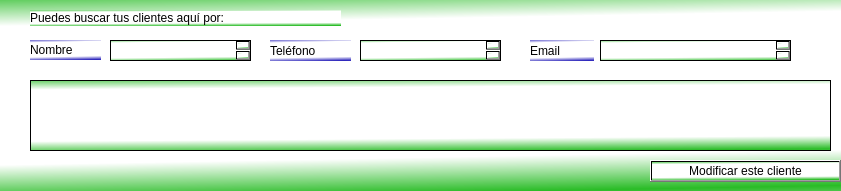
    <widget class="QWidget" name="widgetbuscarclientes" native="true">
     <property name="geometry">
      <rect>
       <x>10</x>
       <y>0</y>
       <width>841</width>
       <height>191</height>
      </rect>
     </property>
     <property name="styleSheet">
      <string notr="true">background-color: qlineargradient(spread:reflect, x1:0.618, y1:1, x2:0.574333, y2:0.455, stop:0 rgba(46, 39, 188, 255), stop:0.337778 rgba(255, 255, 255, 255));
background-color: qlineargradient(spread:reflect, x1:0.618, y1:1, x2:0.574333, y2:0.455, stop:0 rgba(42, 188, 39, 255), stop:0.337778 rgba(255, 255, 255, 255));</string>
     </property>
     <widget class="QTextBrowser" name="cajabuscarclientenombre">
      <property name="geometry">
       <rect>
        <x>110</x>
        <y>40</y>
        <width>141</width>
        <height>21</height>
       </rect>
      </property>
      <property name="font">
       <font>
        <family>URW Palladio L</family>
        <pointsize>11</pointsize>
        <weight>75</weight>
        <bold>true</bold>
       </font>
      </property>
     </widget>
     <widget class="QLabel" name="etiquetabuscarclientespornombre">
      <property name="geometry">
       <rect>
        <x>30</x>
        <y>40</y>
        <width>71</width>
        <height>20</height>
       </rect>
      </property>
      <property name="styleSheet">
       <string notr="true">background-color: qlineargradient(spread:reflect, x1:0.618, y1:1, x2:0.574333, y2:0.455, stop:0 rgba(46, 39, 188, 255), stop:0.337778 rgba(255, 255, 255, 255));
font: 75 12pt &quot;URW Palladio L&quot;;</string>
      </property>
      <property name="text">
       <string>Nombre</string>
      </property>
     </widget>
     <widget class="QLabel" name="etiquetatextobuscarclientes">
      <property name="geometry">
       <rect>
        <x>30</x>
        <y>10</y>
        <width>311</width>
        <height>16</height>
       </rect>
      </property>
      <property name="text">
       <string>Puedes buscar tus clientes aquí por:</string>
      </property>
     </widget>
     <widget class="QLabel" name="etiquetabuscarclientestelefono">
      <property name="geometry">
       <rect>
        <x>270</x>
        <y>40</y>
        <width>81</width>
        <height>21</height>
       </rect>
      </property>
      <property name="styleSheet">
       <string notr="true">background-color: qlineargradient(spread:reflect, x1:0.618, y1:1, x2:0.574333, y2:0.455, stop:0 rgba(46, 39, 188, 255), stop:0.337778 rgba(255, 255, 255, 255));
font: 75 12pt &quot;URW Palladio L&quot;;</string>
      </property>
      <property name="text">
       <string>Teléfono</string>
      </property>
     </widget>
     <widget class="QTextBrowser" name="cajabuscarclientestelefono">
      <property name="geometry">
       <rect>
        <x>360</x>
        <y>40</y>
        <width>141</width>
        <height>21</height>
       </rect>
      </property>
     </widget>
     <widget class="QLabel" name="etiquetabuscarclientesemail">
      <property name="geometry">
       <rect>
        <x>530</x>
        <y>40</y>
        <width>64</width>
        <height>21</height>
       </rect>
      </property>
      <property name="styleSheet">
       <string notr="true">background-color: qlineargradient(spread:reflect, x1:0.618, y1:1, x2:0.574333, y2:0.455, stop:0 rgba(46, 39, 188, 255), stop:0.337778 rgba(255, 255, 255, 255));
font: 75 12pt &quot;URW Palladio L&quot;;</string>
      </property>
      <property name="text">
       <string>Email</string>
      </property>
     </widget>
     <widget class="QTextBrowser" name="cajabuscarclientesemail">
      <property name="geometry">
       <rect>
        <x>600</x>
        <y>40</y>
        <width>191</width>
        <height>21</height>
       </rect>
      </property>
     </widget>
     <widget class="QTableView" name="tablaresubuscarclientes">
      <property name="geometry">
       <rect>
        <x>30</x>
        <y>80</y>
        <width>801</width>
        <height>71</height>
       </rect>
      </property>
     </widget>
     <widget class="QToolButton" name="BotonModificarcliente">
      <property name="geometry">
       <rect>
        <x>650</x>
        <y>160</y>
        <width>191</width>
        <height>22</height>
       </rect>
      </property>
      <property name="text">
       <string>Modificar este cliente</string>
      </property>
     </widget>
    </widget>
